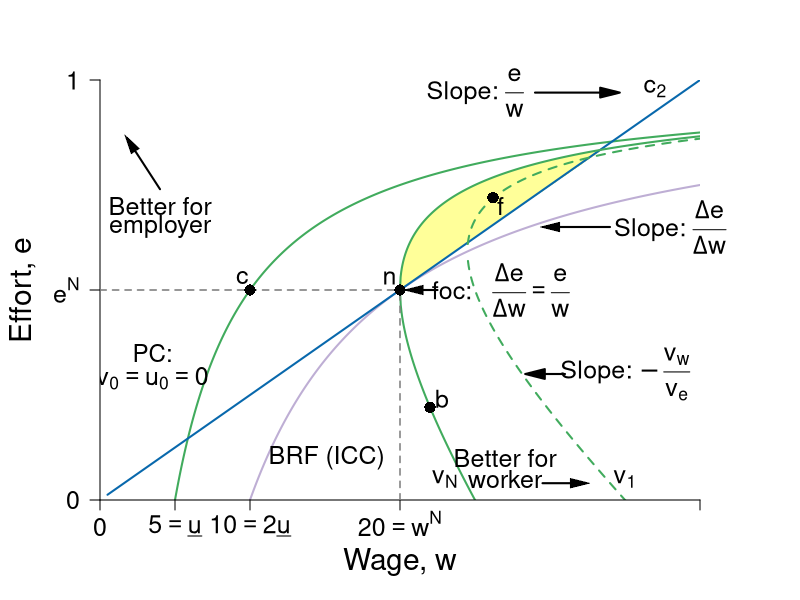

Source code (R):
require(shape)
pdf(file = "employment/employment_brf_nash_improvinglens.pdf", width = 9, height = 7)

#Set parameters for graphics
axislabelsize <- 1.8
labelsize <- 1.5
namesize <- 1.8
annotatesize <- 1.5
graphlinewidth <- 2
segmentlinewidth <- 1.5

#The equation is below when v = 0. See Wolfram Alpha output. 
isov <- function(w, delta = 5) {
  (w - delta)/w
}

isovhigh1 <- function(w, delta = 5, v = 30){
  (sqrt(w^2 - 4 * delta * v) - w + 2*v)/( 2 * v )
}

isovlow1 <- function(w, delta = 5, v = 30){
  (-sqrt(w^2 - 4 * delta * v) - w + 2*v)/( 2 * v )
}

isovhigh2 <- function(w, delta = 5, v = 15){
  (sqrt(w^2 - 4 * delta * v) - w + 2*v)/( 2 * v )
}

isovlow2 <- function(w, delta = 5, v = 15){
  (-sqrt(w^2 - 4 * delta * v) - w + 2*v)/( 2 * v )
}

isovhigh3 <- function(w, delta = 5, v = 20){
  (sqrt(w^2 - 4 * delta * v) - w + 2*v)/( 2 * v )
}

isovlow3 <- function(w, delta = 5, v = 20){
  (-sqrt(w^2 - 4 * delta * v) - w + 2*v)/( 2 * v )
}

brfFn <- function(w, delta = 5) {
  1 - (2*delta) /w
}

isovhigh <- function(w, delta = 5, v = 20){
  (sqrt(w^2 - 4 * delta * v) - w + 2*v)/(2 * v )
}

#This is evaluated for p = 12; q = 12/(8*sqrt(12^2 - 4*delta1*v1)) - 1/8 for the slope
#At p = 12; q = (-sqrt(12^2 - 4*v1*delta1) - 12 + 2*v1)/(2*v1) = 0.799
tangencyLine <- function(w){
  (w*(0.05))
}

solowCondition2 <- function(w, delta = 5){
  (w*(1/(8*delta)))
}

solowCondition1 <- function(w, delta = 5, slope = 4){
  (w*(1/(slope*delta)))
}
PCFn <- function(delta, mu = 16) {
  delta/mu
}

COL <- c("#f7fcf5", "#e5f5e0", "#c7e9c0", "#a1d99b", "#74c476", "#41ab5d", "#238b45", "#005a32", "#ffff99")
#COL <- c("#7fc97f", "#beaed4", "#fdc086", "#ffff99", "#386cb0", "#f0027f", "#bf5b17", "#666666")
COLA <- c("#e0f3db", "#99d8c9","#66c2a4","#41ae76", "#238b45", "#005824")
COLB <- c("#c6dbef", "#4eb3d3", "#2b8cbe", "#0868ac","#084081")
COLC <- c("#fcfbfd", "#efedf5", "#dadaeb", "#bcbddc", "#9e9ac8", "#807dba", "#6a51a3", "#54278f", "#3f007d")
grays <- gray.colors(25, start = 1, end = 0)

grays <- gray.colors(25, start = 1, end = 0)
par(mar =  c(5, 5, 4, 5))
xlims <- c(0, 40)
ylims <- c(0, 1)

plot(0, 0, xlim = xlims, ylim = ylims, type = "n",
     xlab = expression(paste("Wage, ", w)),
     ylab = expression(paste("Effort, ", e)),
     xaxt = "n", 
     yaxt = "n", 
     cex.lab = axislabelsize, 
     line = 3,
     bty = "n", 
     xaxs="i", 
     yaxs="i")


npts <- 500 
npts2 <- 501
#Specify the sequences of points for graphing. 
xx0 <- seq(5, xlims[2], length.out = npts)
xx1 <- seq(10, xlims[2], length.out = npts)
xx2 <- seq(5, 15, length.out = npts)
xx3 <- seq(10, xlims[2], length.out = npts2)
xx4 <- seq(xlims[1], 10, length.out = npts2)
#For below, I solved sqrt(p^2 - 200) - p + 200/p = 0, getting p = 10*sqrt(2) = 14.14214
xx5 <- seq(18.43909, xlims[2], length.out = npts2)
xx6 <- seq(18.43909, 41, length.out = npts2)
xx7 <- seq(20, xlims[2], length.out = npts2)
xx8 <- seq(xlims[1], 25, length.out = npts2)
xx9 <- seq(xlims[1] + 0.5, xlims[2], length.out = npts2)
yy1 <- isovhigh(xx7, delta = 5, v = 20)
xx10 <- seq(xlims[1], 20, length.out = npts)


polygon(c(xx7, xx7[340]), c(yy1, yy1[340]), col = COL[9], density = NULL, border = NA)

#Draw the lines for the graphs
lines(xx1, brfFn(xx1), col = "#beaed4", lwd = graphlinewidth)
lines(xx0, isov(xx0, delta = 5), col = COL[6], lwd = graphlinewidth)

lines(xx9, solowCondition2(xx9, delta = 5), col = COLB[4], lwd = graphlinewidth)
#lines(xx10, solowCondition1(xx10, delta = 5), col = COLB[4], lwd = graphlinewidth)
#lines(xx3, isovhigh1(xx3, v = 5, delta = 5), col = COL[4], lwd = graphlinewidth)
#lines(xx4, isovlow1(xx4, v = 5, delta = 5), col = COL[4], lwd = graphlinewidth)
#lines(xx5, isovhigh2(xx5, v = 17, delta = 5), col = COL[5], lwd = graphlinewidth)
#lines(xx6, isovlow2(xx6, v = 17, delta = 5), col = COL[5], lwd = graphlinewidth)
lines(xx7, isovhigh3(xx7, v = 20, delta = 5), col = COL[6], lwd = graphlinewidth)
lines(xx8, isovlow3(xx8, v = 20, delta = 5), col = COL[6], lwd = graphlinewidth)
lines(xx5, isovhigh1(xx5, v = 30, delta = 5), col = COL[6], lwd = graphlinewidth, lty = 2)
lines(xx6, isovlow1(xx6, v = 30, delta = 5), col = COL[6], lwd = graphlinewidth, lty = 2)

#Customize ticks and labels for the plot
ticksy <- c(0,  0.5, 1)
#ylabels <- c(0, expression(paste(frac(1,2))), 1)
ylabels <- c(0,  expression(paste(e^N)), 1 )
ticksx <- c(0, 5, 10, 20, 40)
xlabels <- c(0, expression(paste(5 == underline(u))) ,expression(paste(10 == 2*underline(u))),  expression(paste(20 == w^N)) , NA)
axis(1, at = ticksx, pos = 0, labels = xlabels, cex.axis = labelsize)
axis(2, at = ticksy, pos = 0, labels = ylabels, las = 1, cex.axis = labelsize)

#Annotation of  the three graphs and the NE
text(25, 0.97, expression(paste("Slope: ", frac(e, w))), cex = labelsize, xpd = TRUE)
#text(25, 0.92, expression(paste(frac(e, w))), cex = labelsize)
Arrows(29, 0.97, 34, 0.97,  col = "black", lty = 1, lwd = 2, arr.type = "triangle")

text(23, 0.05, expression(paste(v[N])), cex = labelsize)
Arrows(34, 0.65, 30, 0.65, col = "black", lty = 1, lwd = 2, arr.type = "triangle", arr.lwd = 0.5)
text(15.1, 0.1, expression(paste("BRF (ICC)")), cex = labelsize, xpd = TRUE)
#text(37, 0.77, expression(paste("BRF (ICC)")), cex = labelsize, xpd = TRUE)
#text(38, 0.6, expression(paste("function (ICC):")), cex = labelsize, xpd = TRUE)
text(38, 0.65, expression(paste("Slope: ", frac(Delta*e,Delta*w))), cex = labelsize, xpd = TRUE)
text(35, 0.05, expression(paste(v[1])), cex = annotatesize)
text(37, 0.98, expression(paste(c[2])), cex = annotatesize)
#text(18, 0.98, expression(paste(c[1])), cex = annotatesize)
#text(4, 0.38, expression("Participation"), cex = labelsize-0.05)
text(3.5, 0.35, expression("PC:"), cex = labelsize-0.05)
text(3.5, 0.29, expression(paste(v[0] == u[0],phantom() == 0)), cex = labelsize)
#text(4.4, 0.23, expression(paste(phantom() == 0)), cex = labelsize)



#Lines for the coordinates of the Nash equilbrium
#segments(5, 0, 5, 1, lty = 2, col = "darkgray", lwd = 3)
#segments(10, 0, 10, 0.2, lty = 2, col = "darkgray", lwd = 2)
segments(20, 0, 20, 0.5, lty = 2, col = grays[20], lwd = segmentlinewidth)
segments(0, 0.5, 20, 0.5, lty = 2, col = grays[20], lwd = segmentlinewidth)
#segments(14.14214, 0.15, 14.14214, 0.45, lty = 2, col = "darkgray", lwd = 3)
text(19.3, 0.53, expression(n), cex = labelsize)
#text(13.8, 0.57, expression(paste("Incomplete contract")),cex = labelsize)
#text(14.2, 0.52, expression(paste("Nash equilibrium")),cex = labelsize)

text(26.7, 0.5, expression(paste("foc: ", "  ", frac(Delta*e,Delta*w),phantom()==frac(e, w))), cex = labelsize, xpd = TRUE)
Arrows(22.5, 0.5, 20.9, 0.5, col = "black", lty = 1, lwd = 2, arr.type = "triangle", arr.lwd = 0.5)


#Arrows and rent label
# 
# Arrows(15, 0.8, 10.8, 0.8,  col = "black", lty = 1, lwd = 2, arr.type = "triangle")
# text(14.8, 0.95, expression(paste("Rent at")))
# text(14.8, 0.9, expression(paste("Incomplete Contract")))
# text(14.8, 0.85, expression(paste("Nash Equilibrium")))

#Arrows and slope of iso-v label
Arrows(31, 0.30, 29, 0.30,  col = "black", lty = 1, lwd = 2, arr.type = "triangle")
text(35, 0.30, expression(paste("Slope: ", -frac(v[w], v[e]))), cex = labelsize, xpd =TRUE)
#text(38.5, 0.17, expression(paste(phantom() == "-mrs ")), cex = labelsize, xpd = TRUE)
#text(36, 0.22, expression(paste(phantom() == -frac(v[w], v[e]))), cex = labelsize, xpd = TRUE)

#points(10, PCFn(delta = 4, mu = 8), pch = 16, col = "black", cex = labelsize)
#text(9, PCFn(delta = 4, mu = 8) + 0.03, expression(paste(c)),cex = labelsize)

#Add a point for the NE
points(20, 0.5, pch = 16, col = "black", cex = 1.5)

#segments(18.4, 0, 18.4, 0.75, lty = 2, col = "darkgray", lwd = 2)
#segments(0, brfFn(w = 18.4), 18.4, brfFn(w = 18.4), lty = 2, col = "darkgray", lwd = 2)
#points(18.4, brfFn(w = 18.4), pch = 16, col = "black", cex = 1.5)

#Add a point for b & complete contract NE label
#points(10, 0.5, pch = 16, col = "black", cex = 1.5)
#text(10.5, 0.47, expression(b))
# text(5, 0.58, expression(paste("Complete Contract")))
# text(5, 0.53, expression(paste("Nash equilibrium")))

#Add a point for c
#Figure out q for p = 14.14214: q = 1 - 2delta/p = 1 - (2*5)/14.14214 =  0.2928934
#points(20, 0.1839422, pch = 16, col = "black", cex = 1.5)
#text(20.8, 0.1839422, expression(c))

points(26.2, 0.72, pch = 16, col = "black", cex = 1.5)
text(26.2 + 0.5, 0.72 - 0.02, expression(f), cex = labelsize)
points(22, isovlow3(22, v = 20, delta = 5), pch = 16, col = "black", cex = 1.5)
text(22 + 0.8, isovlow3(22, v = 20, delta = 5) + 0.02, expression(b), cex = labelsize)

points(10, PCFn(delta = 4, mu = 8), pch = 16, col = "black", cex = labelsize)
text(9.5, PCFn(delta = 4, mu = 8) + 0.03, expression(paste(c)),cex = labelsize)


#Label the feasible frontier
text(4, 0.7, expression("Better for"), cex = labelsize)
text(4, 0.65, expression("employer"), cex = labelsize)
Arrows(4, 0.74, 2, 0.85, col = "black", lty = 1, lwd = 2, arr.type = "triangle", arr.lwd = 0.5)

text(27, 0.10, expression("Better for"), cex = labelsize, xpd = TRUE)
text(27, 0.05, expression("worker"), cex = labelsize, xpd = TRUE)
Arrows(29.5, 0.04, 32, 0.04, col = "black", lty = 1, lwd = 2, arr.type = "triangle", arr.lwd = 0.5, xpd = TRUE)


#Add a point for f. referred to in the text
#points(12, 0.82, pch = 16, col = "black", cex = 1.2)
#text(12, 0.85, expression(paste("NE")))

#Arrow to Pareto-improving Lens
#Arrows(20, 0.8, 23.8, 0.68, col = "black", lty = 1, lwd = 3)
#text(20, 0.82, expression(paste("Pareto-Improving Lens")))

dev.off()
